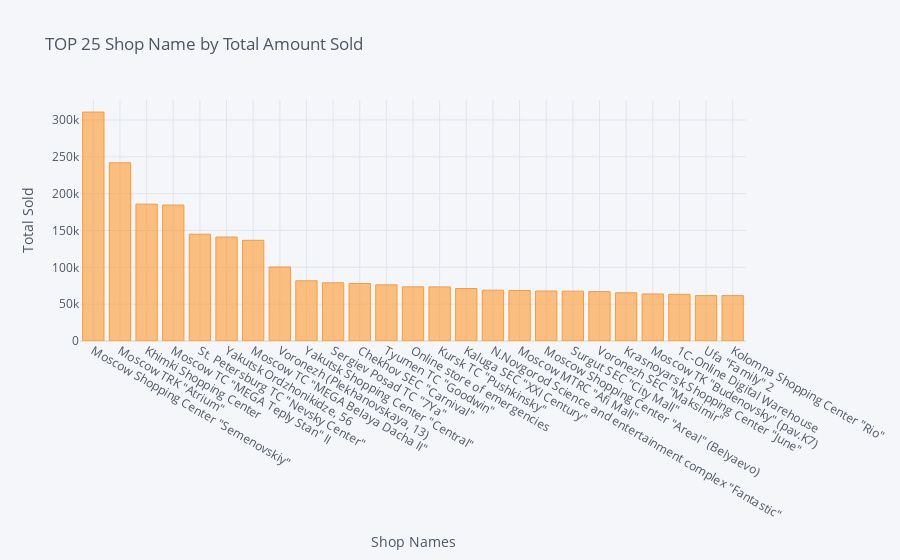

Notebook cell for this chart:
### Markdown cell above
## 1.8 상점 별 총 판매량

### Code cell
print("Percentual of total sold by each Shop")
print((df_train.groupby('shop_name')['item_cnt_day'].sum().nlargest(25) / df_train.groupby('shop_name')['item_cnt_day'].sum().sum() * 100)[:5])

df_train.groupby('shop_name')['item_cnt_day'].sum().nlargest(25).iplot(kind='bar',
                                                                       title='TOP 25 Shop Name by Total Amount Sold',
                                                                       xTitle='Shop Names', 
                                                                       yTitle='Total Sold')

### Figure 1 — Plotly figure (JSON) as saved in the notebook; plotly's stock layout.template omitted (floating-point values rounded to 4 significant figures)
{"data": [{"marker": {"color": "rgba(255, 153, 51, 0.6)", "line": {"color": "rgba(255, 153, 51, 1.0)", "width": 1}}, "name": "item_cnt_day", "orientation": "v", "text": "", "type": "bar", "x": ["Moscow Shopping Center \"Semenovskiy\"", "Moscow TRK \"Atrium\"", "Khimki Shopping Center", "Moscow TC \"MEGA Teply Stan\" II", "St. Petersburg TC \"Nevsky Center\"", "Yakutsk Ordzhonikidze, 56", "Moscow TC \"MEGA Belaya Dacha II\"", "Voronezh (Plekhanovskaya, 13)", "Yakutsk Shopping Center \"Central\"", "Sergiev Posad TC \"7Ya\"", "Chekhov SEC \"Carnival\"", "Tyumen TC \"Goodwin\"", "Online store of emergencies", "Kursk TC \"Pushkinsky\"", "Kaluga SEC \"XXI Century\"", "N.Novgorod Science and entertainment complex \"Fantastic\"", "Moscow MTRC \"Afi Mall\"", "Moscow Shopping Center \"Areal\" (Belyaevo)", "Surgut SEC \"City Mall\"", "Voronezh SEC \"Maksimir\"", "Krasnoyarsk Shopping Center \"June\"", "Moscow TK \"Budenovsky\" (pav.K7)", "1C-Online Digital Warehouse", "Ufa \"Family\" 2", "Kolomna Shopping Center \"Rio\""], "y": [310777, 241920, 185790, 184557, 144934, 141107, 136657, 100489, 81734, 78990, 78079, 76238, 73478, 73455, 71201, 69016, 68560, 67890, 67637, 67058, 65486, 63886, 63388, 61657, 61633]}], "layout": {"legend": {"bgcolor": "#F5F6F9", "font": {"color": "#4D5663"}}, "paper_bgcolor": "#F5F6F9", "plot_bgcolor": "#F5F6F9", "title": {"font": {"color": "#4D5663"}, "text": "TOP 25 Shop Name by Total Amount Sold"}, "xaxis": {"gridcolor": "#E1E5ED", "showgrid": true, "tickfont": {"color": "#4D5663"}, "title": {"font": {"color": "#4D5663"}, "text": "Shop Names"}, "zerolinecolor": "#E1E5ED"}, "yaxis": {"gridcolor": "#E1E5ED", "showgrid": true, "tickfont": {"color": "#4D5663"}, "title": {"font": {"color": "#4D5663"}, "text": "Total Sold"}, "zerolinecolor": "#E1E5ED"}}}
